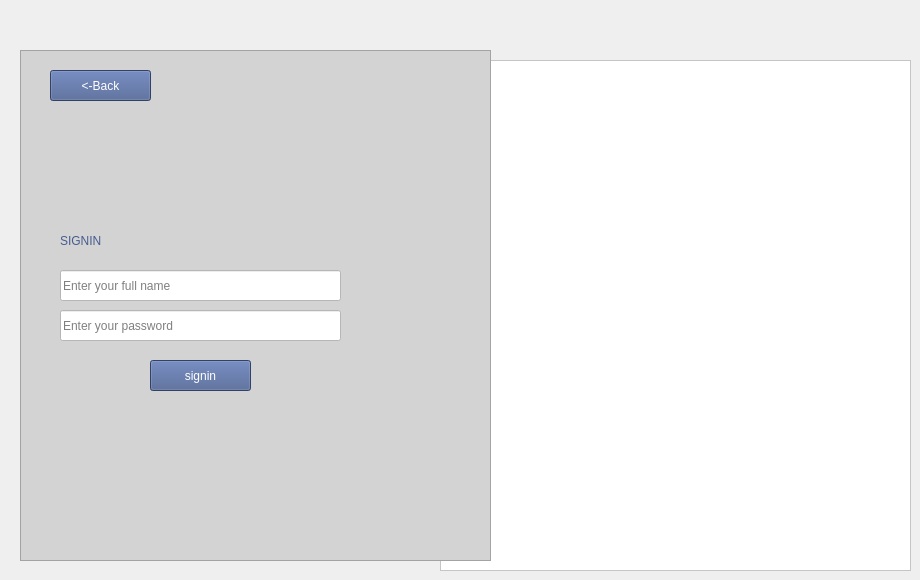
    <widget class="QWidget" name="page_6">
     <widget class="QFrame" name="frame_11">
      <property name="geometry">
       <rect>
        <x>440</x>
        <y>60</y>
        <width>471</width>
        <height>511</height>
       </rect>
      </property>
      <property name="styleSheet">
       <string notr="true">background-color: rgb(255, 255, 255);</string>
      </property>
      <property name="frameShape">
       <enum>QFrame::Shape::StyledPanel</enum>
      </property>
      <property name="frameShadow">
       <enum>QFrame::Shadow::Raised</enum>
      </property>
      <widget class="QLabel" name="label_18">
       <property name="geometry">
        <rect>
         <x>400</x>
         <y>10</y>
         <width>61</width>
         <height>61</height>
        </rect>
       </property>
       <property name="styleSheet">
        <string notr="true">font: 700 36pt &quot;Segoe UI&quot;;
color: rgb(70, 92, 144);</string>
       </property>
       <property name="text">
        <string/>
       </property>
       <property name="pixmap">
        <pixmap resource="project01.qrc">:/newPrefix/Screenshot_2025-05-15_005716-removebg-preview.png</pixmap>
       </property>
       <property name="scaledContents">
        <bool>true</bool>
       </property>
      </widget>
      <widget class="QLabel" name="label_17">
       <property name="geometry">
        <rect>
         <x>30</x>
         <y>60</y>
         <width>421</width>
         <height>421</height>
        </rect>
       </property>
       <property name="text">
        <string/>
       </property>
       <property name="pixmap">
        <pixmap resource="project01.qrc">:/project01/Mobile login-amico.png</pixmap>
       </property>
       <property name="scaledContents">
        <bool>true</bool>
       </property>
      </widget>
      <zorder>label_17</zorder>
      <zorder>label_18</zorder>
     </widget>
     <widget class="QFrame" name="frame_12">
      <property name="geometry">
       <rect>
        <x>20</x>
        <y>50</y>
        <width>471</width>
        <height>511</height>
       </rect>
      </property>
      <property name="styleSheet">
       <string notr="true">background-color: rgb(211, 211, 211);</string>
      </property>
      <property name="frameShape">
       <enum>QFrame::Shape::StyledPanel</enum>
      </property>
      <property name="frameShadow">
       <enum>QFrame::Shadow::Raised</enum>
      </property>
      <widget class="QLabel" name="label_19">
       <property name="geometry">
        <rect>
         <x>40</x>
         <y>150</y>
         <width>311</width>
         <height>81</height>
        </rect>
       </property>
       <property name="styleSheet">
        <string notr="true">font: 700 20pt &quot;Segoe UI&quot;;

color: rgb(70, 92, 144);</string>
       </property>
       <property name="text">
        <string>SIGNIN</string>
       </property>
      </widget>
      <widget class="QLineEdit" name="StudentName">
       <property name="geometry">
        <rect>
         <x>40</x>
         <y>220</y>
         <width>281</width>
         <height>31</height>
        </rect>
       </property>
       <property name="styleSheet">
        <string notr="true">background-color: rgb(255, 255, 255);</string>
       </property>
       <property name="text">
        <string/>
       </property>
       <property name="frame">
        <bool>true</bool>
       </property>
       <property name="echoMode">
        <enum>QLineEdit::EchoMode::Normal</enum>
       </property>
       <property name="readOnly">
        <bool>false</bool>
       </property>
       <property name="placeholderText">
        <string>Enter your full name</string>
       </property>
      </widget>
      <widget class="QLineEdit" name="StudentPass">
       <property name="geometry">
        <rect>
         <x>40</x>
         <y>260</y>
         <width>281</width>
         <height>31</height>
        </rect>
       </property>
       <property name="styleSheet">
        <string notr="true">background-color: rgb(255, 255, 255);</string>
       </property>
       <property name="text">
        <string/>
       </property>
       <property name="echoMode">
        <enum>QLineEdit::EchoMode::Password</enum>
       </property>
       <property name="readOnly">
        <bool>false</bool>
       </property>
       <property name="placeholderText">
        <string>Enter your password</string>
       </property>
      </widget>
      <widget class="QPushButton" name="StudentSignIncon">
       <property name="geometry">
        <rect>
         <x>130</x>
         <y>310</y>
         <width>101</width>
         <height>31</height>
        </rect>
       </property>
       <property name="styleSheet">
        <string notr="true">background-color: rgb(70, 92, 144);
color: rgb(255, 255, 255);
font: 12pt &quot;Segoe UI&quot;;</string>
       </property>
       <property name="text">
        <string>signin</string>
       </property>
      </widget>
      <widget class="QPushButton" name="StudentSigninbackB_2">
       <property name="geometry">
        <rect>
         <x>30</x>
         <y>20</y>
         <width>101</width>
         <height>31</height>
        </rect>
       </property>
       <property name="styleSheet">
        <string notr="true">background-color: rgb(70, 92, 144);
color: rgb(255, 255, 255);
font: 12pt &quot;Segoe UI&quot;;</string>
       </property>
       <property name="text">
        <string>&lt;-Back</string>
       </property>
      </widget>
     </widget>
    </widget>
